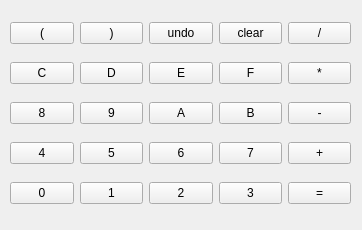
<?xml version="1.0" encoding="UTF-8"?>
<ui version="4.0">
 <class>KeysWidget</class>
 <widget class="QWidget" name="KeysWidget">
  <property name="geometry">
   <rect>
    <x>0</x>
    <y>0</y>
    <width>362</width>
    <height>230</height>
   </rect>
  </property>
  <property name="sizePolicy">
   <sizepolicy hsizetype="Fixed" vsizetype="Fixed">
    <horstretch>0</horstretch>
    <verstretch>0</verstretch>
   </sizepolicy>
  </property>
  <property name="windowTitle">
   <string>Form</string>
  </property>
  <widget class="QWidget" name="verticalLayoutWidget">
   <property name="geometry">
    <rect>
     <x>10</x>
     <y>10</y>
     <width>341</width>
     <height>211</height>
    </rect>
   </property>
   <layout class="QVBoxLayout" name="verticalLayout">
    <property name="sizeConstraint">
     <enum>QLayout::SetDefaultConstraint</enum>
    </property>
    <item>
     <layout class="QHBoxLayout" name="horizontalLayout">
      <item>
       <widget class="QPushButton" name="buttonLeftBrace">
        <property name="text">
         <string>(</string>
        </property>
       </widget>
      </item>
      <item>
       <widget class="QPushButton" name="buttonRightBrace">
        <property name="text">
         <string>)</string>
        </property>
       </widget>
      </item>
      <item>
       <widget class="QPushButton" name="buttonUndo">
        <property name="text">
         <string>undo</string>
        </property>
       </widget>
      </item>
      <item>
       <widget class="QPushButton" name="buttonClear">
        <property name="text">
         <string>clear</string>
        </property>
       </widget>
      </item>
      <item>
       <widget class="QPushButton" name="buttonDiv">
        <property name="text">
         <string>/</string>
        </property>
       </widget>
      </item>
     </layout>
    </item>
    <item>
     <layout class="QHBoxLayout" name="horizontalLayout_4">
      <item>
       <widget class="QPushButton" name="buttonNumC">
        <property name="text">
         <string>C</string>
        </property>
       </widget>
      </item>
      <item>
       <widget class="QPushButton" name="buttonNumD">
        <property name="text">
         <string>D</string>
        </property>
       </widget>
      </item>
      <item>
       <widget class="QPushButton" name="buttonNumE">
        <property name="text">
         <string>E</string>
        </property>
       </widget>
      </item>
      <item>
       <widget class="QPushButton" name="buttonNumF">
        <property name="text">
         <string>F</string>
        </property>
       </widget>
      </item>
      <item>
       <widget class="QPushButton" name="buttonMult">
        <property name="text">
         <string>*</string>
        </property>
       </widget>
      </item>
     </layout>
    </item>
    <item>
     <layout class="QHBoxLayout" name="horizontalLayout_3">
      <item>
       <widget class="QPushButton" name="buttonNum8">
        <property name="text">
         <string>8</string>
        </property>
       </widget>
      </item>
      <item>
       <widget class="QPushButton" name="buttonNum9">
        <property name="text">
         <string>9</string>
        </property>
       </widget>
      </item>
      <item>
       <widget class="QPushButton" name="buttonNumA">
        <property name="text">
         <string>A</string>
        </property>
       </widget>
      </item>
      <item>
       <widget class="QPushButton" name="buttonNumB">
        <property name="text">
         <string>B</string>
        </property>
       </widget>
      </item>
      <item>
       <widget class="QPushButton" name="buttonMinus">
        <property name="text">
         <string>-</string>
        </property>
       </widget>
      </item>
     </layout>
    </item>
    <item>
     <layout class="QHBoxLayout" name="horizontalLayout_5">
      <item>
       <widget class="QPushButton" name="buttonNum4">
        <property name="text">
         <string>4</string>
        </property>
       </widget>
      </item>
      <item>
       <widget class="QPushButton" name="buttonNum5">
        <property name="text">
         <string>5</string>
        </property>
       </widget>
      </item>
      <item>
       <widget class="QPushButton" name="buttonNum6">
        <property name="text">
         <string>6</string>
        </property>
       </widget>
      </item>
      <item>
       <widget class="QPushButton" name="buttonNum7">
        <property name="text">
         <string>7</string>
        </property>
       </widget>
      </item>
      <item>
       <widget class="QPushButton" name="buttonPlus">
        <property name="text">
         <string>+</string>
        </property>
       </widget>
      </item>
     </layout>
    </item>
    <item>
     <layout class="QHBoxLayout" name="horizontalLayout_2">
      <item>
       <widget class="QPushButton" name="buttonNum0">
        <property name="text">
         <string>0</string>
        </property>
       </widget>
      </item>
      <item>
       <widget class="QPushButton" name="buttonNum1">
        <property name="text">
         <string>1</string>
        </property>
       </widget>
      </item>
      <item>
       <widget class="QPushButton" name="buttonNum2">
        <property name="text">
         <string>2</string>
        </property>
       </widget>
      </item>
      <item>
       <widget class="QPushButton" name="buttonNum3">
        <property name="text">
         <string>3</string>
        </property>
       </widget>
      </item>
      <item>
       <widget class="QPushButton" name="buttonEqual">
        <property name="text">
         <string>=</string>
        </property>
       </widget>
      </item>
     </layout>
    </item>
   </layout>
  </widget>
 </widget>
 <resources/>
 <connections/>
</ui>
